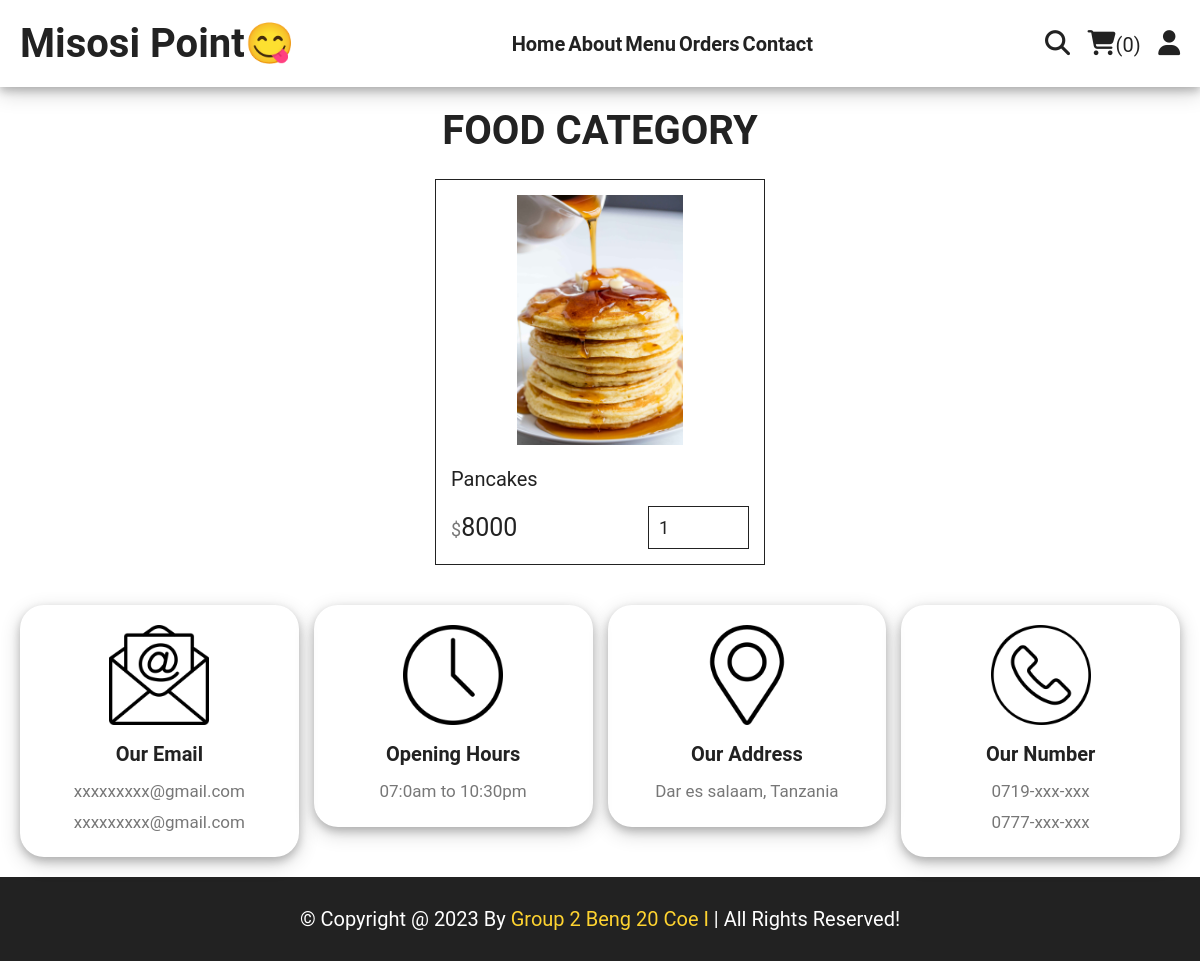
/category.php?category=fast food, run on the app's committed database.
### tables this page shows
CREATE TABLE IF NOT EXISTS `products` (
  `id` int NOT NULL AUTO_INCREMENT,
  `name` varchar(100) NOT NULL,
  `category` varchar(100) NOT NULL,
  `price` int NOT NULL,
  `image` varchar(100) NOT NULL,
  PRIMARY KEY (`id`)
);

### category.php (the view, shortened to what this page needs)
<?php
include 'components/connect.php';
?>
<!DOCTYPE html>
<html lang="en">
<head>
   <link rel="stylesheet" href="https://cdnjs.cloudflare.com/ajax/libs/font-awesome/6.1.1/css/all.min.css">
   <link rel="stylesheet" href="css/style.css">
</head>
<body>
<?php include 'components/user_header.php'; ?>
<section class="products">
   <h1 class="title">food category</h1>
   <div class="box-container">
      <?php
         $category = $_GET['category'];
         $select_products = $conn->prepare("SELECT * FROM `products` WHERE category = ?");
         $select_products->execute([$category]);
         if($select_products->rowCount() > 0){
            while($fetch_products = $select_products->fetch(PDO::FETCH_ASSOC)){
      ?>
      <form action="" method="post" class="box">
         <img src="uploaded_img/<?= $fetch_products['image']; ?>" alt="">
         <div class="name"><?= $fetch_products['name']; ?></div>
         <div class="flex">
            <div class="price"><span>$</span><?= $fetch_products['price']; ?></div>
            <input type="number" name="qty" class="qty" min="1" max="99" value="1" maxlength="2">
         </div>
      </form>
      <?php
            }
         }else{
            echo '<p class="empty">no products added yet!</p>';
         }
      ?>
   </div>
</section>
<?php include 'components/footer.php'; ?>
</body>
</html>

### css/style.css (style rules this page uses)
:root { --yellow: #fed330; --red: #e74c3c; --white: #fff; --black: #222; ---orange: rgb(230, 128, 13); --light-color: #777; --border: .1rem solid var(--black); }
* { font-family: 'Roboto', sans-serif; margin: 0; padding: 0; box-sizing: border-box; outline: none; border: none; text-decoration: none; }
html { font-size: 62.5%; overflow-x: hidden; scroll-behavior: smooth; stop-opacity: 7rem; }
section { margin: 0 auto; max-width: 1200px; padding: 2rem; }
.title { text-align: center; margin-bottom: 2.5rem; font-size: 4rem; color: var(--black); text-transform: uppercase; text-decoration: none; text-underline-offset: 1rem; }
.products .box-container { display: grid; grid-template-columns: repeat(auto-fit, 33rem); justify-content: center; align-items: flex-start; gap: 1.5rem; }
.products .box-container .box { border: var(--border); padding: 1.5rem; position: relative; overflow: hidden; }
.products .box-container .box img { height: 25rem; width: 100%; object-fit: contain; margin-bottom: 1rem; }
.products .box-container .box .name { font-size: 2rem; color: var(--black); margin: 1rem 0; }
.products .box-container .box .flex { display: flex; align-items: center; gap: 1rem; margin-top: 1.5rem; }
.products .box-container .box .flex .price { margin-right: auto; font-size: 2.5rem; color: var(--black); }
.products .box-container .box .flex .price span { color: var(--light-color); font-size: 1.8rem; }
.products .box-container .box .flex .qty { padding: 1rem; border: var(--border); font-size: 1.8rem; color: var(--black); }

### data on the page
products: image (picture), name "Pancakes", price "8000"

### other printed values
$total_cart_items "0"
